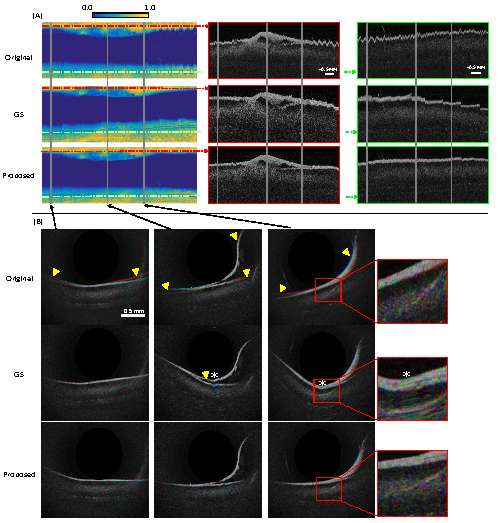
#> input picture fig/enface_polyp.png, 498 x 523 px; its folder holds only this picture in this run
$ python -i line_detection.py   (imports and definitions only)   (older library calls are emulated)
#> lines starting #> are read from the running program, lines starting #| are printed output that depends on the picture
import cv2
import math
import numpy as np
from median_filter_special import  myfilter
import pandas as pd
import os
import torch
import scipy.signal as signal
from scipy.stats.stats import pearsonr
import random
from time import time

from matplotlib.pyplot import *
from mpl_toolkits.mplot3d import Axes3D
from Correct_sequence_integral import read_start
from read_circu import tranfer_frome_rec2cir
from basic_trans import Basic_oper
from  matlab import Save_Signal_matlab
from tracking import TRACKING
class Line_detect(object):
    def __init__(self):
        self.final_box =None
        self.MP = None
        self.CM  = None
        self.start  = None
        self.end =None
        self.tracker = TRACKING()

    # [306 lines left out: functions detection, contour, Hough, select_contour, not called in this run]


>>> import cv2
>>> picture = cv2.imread('../../fig/enface_polyp.png', cv2.IMREAD_GRAYSCALE)
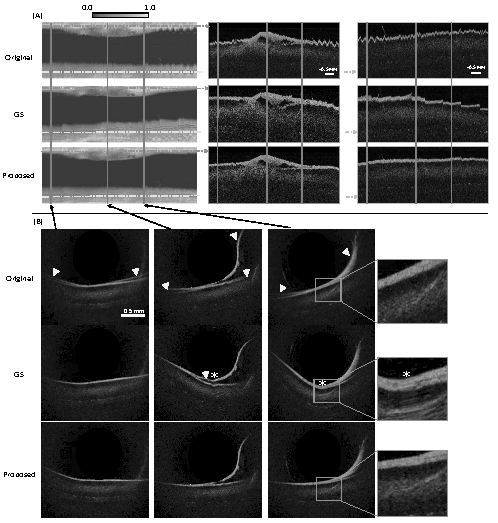
#> picture: shape (523, 498); min 0, max 255, mean 108
#> (the run stopped early here; a loop or call above may not have finished)
